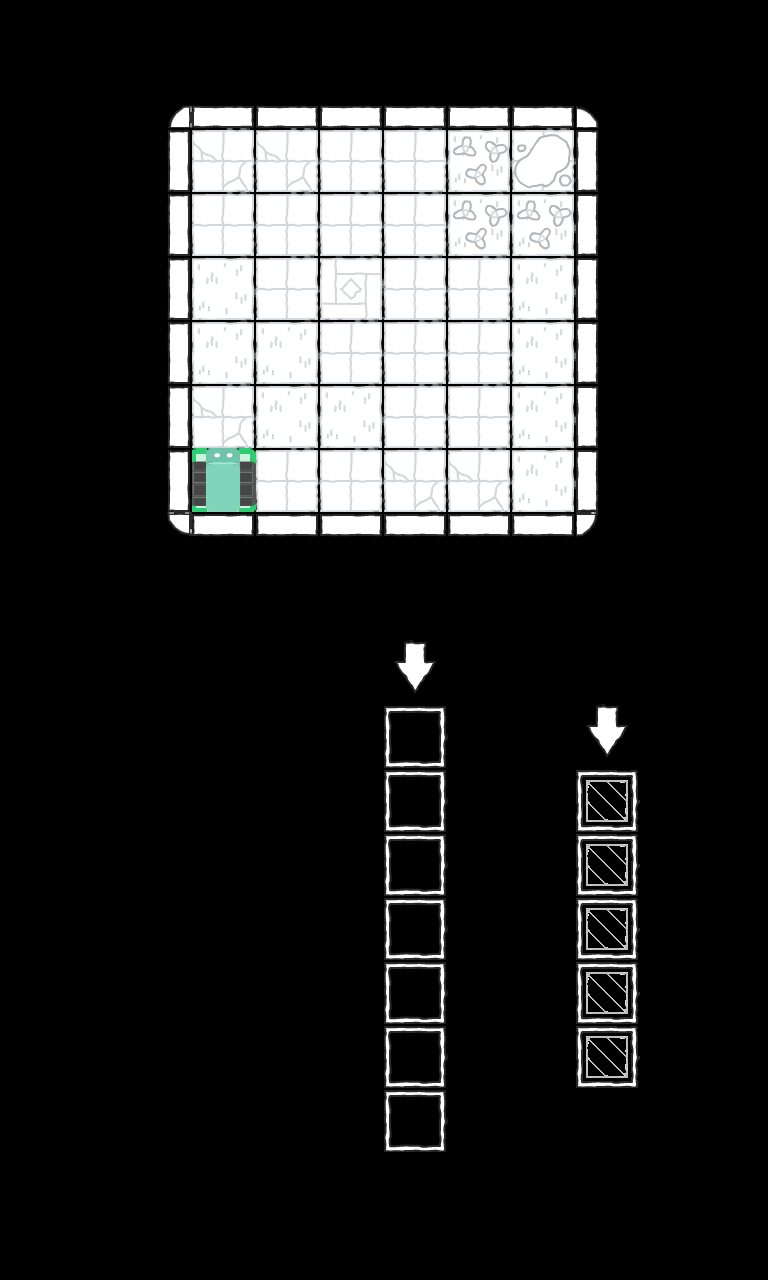

The image is a tile-based game level rendered from a .tmx file. Its description and source (layers, tilesets, objects; grid data summarised) follow:
An orthogonal 12x20 tile map with 64x64 px tiles, 5 tile layers (walls, floor, controls, objects, ...).

<map version="1.9" tiledversion="1.9.2" orientation="orthogonal" renderorder="right-down" width="12" height="20" tilewidth="64" tileheight="64" infinite="0" nextlayerid="5" nextobjectid="1">
 <tileset firstgid="1" source="../tileset/tileset.tsx" />
 <layer id="3" name="walls" width="12" height="20">
  <data>[240 cells, 28 non-empty, 8 distinct tile ids]</data>
 </layer>
 <layer id="4" name="floor" width="12" height="20">
  <data>[240 cells, 36 non-empty, 6 distinct tile ids]</data>
 </layer>
 <layer id="2" name="controls" width="12" height="20">
  <data>[240 cells, 14 non-empty, 4 distinct tile ids]</data>
 </layer>
 <layer id="3" name="objects" width="12" height="20">
  <data>[240 cells, 1 non-empty, 1 distinct tile ids]</data>
 </layer>
 <layer id="2" name="player" width="12" height="20">
  <data>[240 cells, 1 non-empty, 1 distinct tile ids]</data>
 </layer>
</map>
